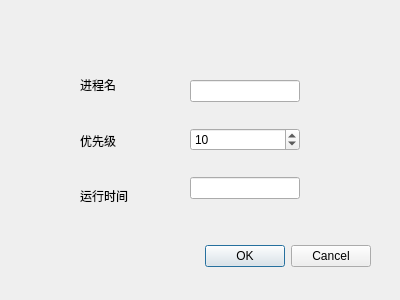
<?xml version="1.0" encoding="UTF-8"?>
<ui version="4.0">
 <class>Dialog</class>
 <widget class="QDialog" name="Dialog">
  <property name="geometry">
   <rect>
    <x>0</x>
    <y>0</y>
    <width>400</width>
    <height>300</height>
   </rect>
  </property>
  <property name="windowTitle">
   <string>Dialog</string>
  </property>
  <widget class="QDialogButtonBox" name="buttonBox">
   <property name="geometry">
    <rect>
     <x>30</x>
     <y>240</y>
     <width>341</width>
     <height>32</height>
    </rect>
   </property>
   <property name="orientation">
    <enum>Qt::Horizontal</enum>
   </property>
   <property name="standardButtons">
    <set>QDialogButtonBox::Cancel|QDialogButtonBox::Ok</set>
   </property>
  </widget>
  <widget class="QWidget" name="">
   <property name="geometry">
    <rect>
     <x>80</x>
     <y>60</y>
     <width>71</width>
     <height>161</height>
    </rect>
   </property>
   <layout class="QVBoxLayout" name="verticalLayout">
    <item>
     <widget class="QLabel" name="label">
      <property name="text">
       <string>进程名</string>
      </property>
     </widget>
    </item>
    <item>
     <widget class="QLabel" name="label_2">
      <property name="text">
       <string>优先级</string>
      </property>
     </widget>
    </item>
    <item>
     <widget class="QLabel" name="label_3">
      <property name="text">
       <string>运行时间</string>
      </property>
     </widget>
    </item>
   </layout>
  </widget>
  <widget class="QWidget" name="">
   <property name="geometry">
    <rect>
     <x>190</x>
     <y>60</y>
     <width>110</width>
     <height>161</height>
    </rect>
   </property>
   <layout class="QVBoxLayout" name="verticalLayout_2">
    <item>
     <widget class="QLineEdit" name="lineEdit"/>
    </item>
    <item>
     <widget class="QSpinBox" name="spinBox">
      <property name="value">
       <number>10</number>
      </property>
     </widget>
    </item>
    <item>
     <widget class="QLineEdit" name="lineEdit_3"/>
    </item>
   </layout>
  </widget>
 </widget>
 <resources/>
 <connections>
  <connection>
   <sender>buttonBox</sender>
   <signal>accepted()</signal>
   <receiver>Dialog</receiver>
   <slot>accept()</slot>
   <hints>
    <hint type="sourcelabel">
     <x>248</x>
     <y>254</y>
    </hint>
    <hint type="destinationlabel">
     <x>157</x>
     <y>274</y>
    </hint>
   </hints>
  </connection>
  <connection>
   <sender>buttonBox</sender>
   <signal>rejected()</signal>
   <receiver>Dialog</receiver>
   <slot>reject()</slot>
   <hints>
    <hint type="sourcelabel">
     <x>316</x>
     <y>260</y>
    </hint>
    <hint type="destinationlabel">
     <x>286</x>
     <y>274</y>
    </hint>
   </hints>
  </connection>
 </connections>
</ui>
